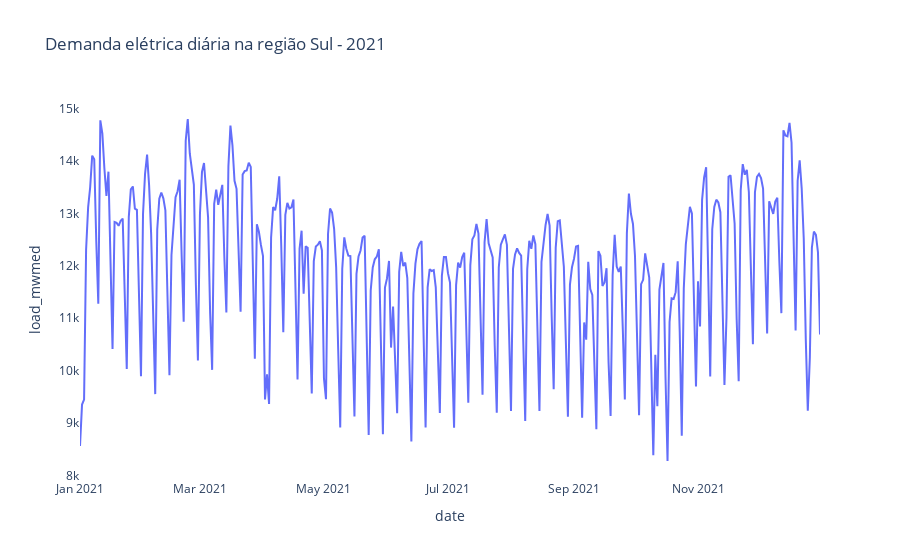

The cell this chart's notebook holds for it:
### Code cell
df_load_sul_2021 = df_load_sul[df_load_sul["ano"] == 2021]

fig = px.line(df_load_sul_2021, x = "date", y = "load_mwmed", title = "Demanda elétrica diária na região sul - 2021 (MWmed)")

fig.update_layout({
    'plot_bgcolor': 'rgba(0, 0, 0, 0)'
})

fig.show()

### Figure 1 — Plotly figure (JSON) as saved in the notebook; plotly's stock layout.template omitted (floating-point values rounded to 4 significant figures; data arrays with more than 128 entries replaced by an {"elided": "..."} marker saying what was removed)
{"data": [{"hovertemplate": "date=%{x}<br>load_mwmed=%{y}<extra></extra>", "legendgroup": "", "line": {"color": "#636efa", "dash": "solid"}, "marker": {"symbol": "circle"}, "mode": "lines", "name": "", "orientation": "v", "showlegend": false, "x": {"elided": "365 str values"}, "xaxis": "x", "y": {"elided": "365 float values"}, "yaxis": "y", "type": "scatter"}], "layout": {"xaxis": {"anchor": "y", "domain": [0, 1], "title": {"text": "date"}}, "yaxis": {"anchor": "x", "domain": [0, 1], "title": {"text": "load_mwmed"}}, "legend": {"tracegroupgap": 0}, "title": {"text": "Demanda elétrica diária na região Sul - 2021"}, "plot_bgcolor": "rgba(0, 0, 0, 0)"}}
